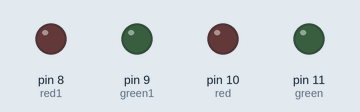
The sketch below on a simulated Arduino Uno, built with avr-gcc and run on an emulated ATmega328P. Shown: output pins drawn as LEDs (lit = HIGH).

Above: at 0.2 s.
At 1.2 s:
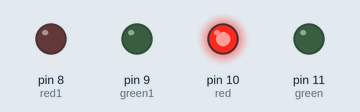
At 2.2 s:
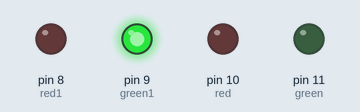
At 4.7 s:
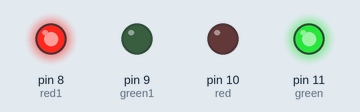
At 7.2 s:
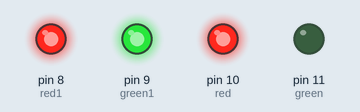
At 9.7 s:
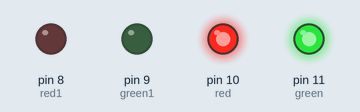
Timing chart, 0 to 10.4 s (numbered marks = the images above):
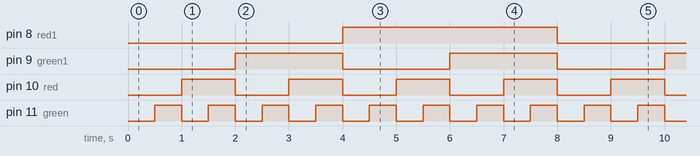

The sketch:

Digital_Counter_0-15.ino
```cpp
int green = 11;
int red = 10;
int green1 = 9;
int red1 = 8;
int late = 500;


void setup() {
  // put your setup code here, to run once:

  pinMode(green, OUTPUT);
  pinMode(red, OUTPUT);
  pinMode(green1, OUTPUT);
  pinMode(red1, OUTPUT);
}

void loop() {
  // put your main code here, to run repeatedly:

  // All will blink in binary form.

  // 0: 0000
  digitalWrite(green, LOW);
  digitalWrite(red, LOW);
  digitalWrite(green1, LOW);
  digitalWrite(red1, LOW);
  delay(late);

  // 1: 0001
  digitalWrite(green, HIGH);
  digitalWrite(red, LOW);
  digitalWrite(green1, LOW);
  digitalWrite(red1, LOW);
  delay(late);

  // 2: 0010
  digitalWrite(green, LOW);
  digitalWrite(red, HIGH);
  digitalWrite(green1, LOW);
  digitalWrite(red1, LOW);
  delay(late);


  // 3: 0011
  digitalWrite(green, HIGH);
  digitalWrite(red, HIGH);
  digitalWrite(green1, LOW);
  digitalWrite(red1, LOW);
  delay(late);


  // 4: 0100
  digitalWrite(green, LOW);
  digitalWrite(red, LOW);
  digitalWrite(green1, HIGH);
  digitalWrite(red1, LOW);
  delay(late);

  // 5: 0101
  digitalWrite(green, HIGH);
  digitalWrite(red, LOW);
  digitalWrite(green1, HIGH);
  digitalWrite(red1, LOW);
  delay(late);

  // 6: 0110
  digitalWrite(green, LOW);
  digitalWrite(red, HIGH);
  digitalWrite(green1, HIGH);
  digitalWrite(red1, LOW);
  delay(late);

  // 7: 0111
  digitalWrite(green, HIGH);
  digitalWrite(red, HIGH);
  digitalWrite(green1, HIGH);
  digitalWrite(red1, LOW);
  delay(late);

    // 8: 1000
  digitalWrite(green, LOW);
  digitalWrite(red, LOW);
  digitalWrite(green1, LOW);
  digitalWrite(red1, HIGH);
  delay(late);

  // 9: 1001
  digitalWrite(green, HIGH);
  digitalWrite(red, LOW);
  digitalWrite(green1, LOW);
  digitalWrite(red1, HIGH);
  delay(late);

  // 10: 1010
  digitalWrite(green, LOW);
  digitalWrite(red, HIGH);
  digitalWrite(green1, LOW);
  digitalWrite(red1, HIGH);
  delay(late);

  // 11: 1011
  digitalWrite(green, HIGH);
  digitalWrite(red, HIGH);
  digitalWrite(green1, LOW);
  digitalWrite(red1, HIGH);
  delay(late);

  // 12: 1100
  digitalWrite(green, LOW);
  digitalWrite(red, LOW);
  digitalWrite(green1, HIGH);
  digitalWrite(red1, HIGH);
  delay(late);

  // 13: 1101
  digitalWrite(green, HIGH);
  digitalWrite(red, LOW);
  digitalWrite(green1, HIGH);
  digitalWrite(red1, HIGH);
  delay(late);

  // 14: 1110
  digitalWrite(green, LOW);
  digitalWrite(red, HIGH);
  digitalWrite(green1, HIGH);
  digitalWrite(red1, HIGH);
  delay(late);

  // 15: 1111
  digitalWrite(green, HIGH);
  digitalWrite(red, HIGH);
  digitalWrite(green1, HIGH);
  digitalWrite(red1, HIGH);
  delay(late);


}
```

Measured:
- by itself, pin 8 (red1): alternates HIGH for 4.0 s and LOW for 4.0 s
- by itself, pin 9 (green1): alternates HIGH for 2.0 s and LOW for 2.0 s
- by itself, pin 10 (red): alternates HIGH for 1.0 s and LOW for 1.0 s
- by itself, pin 11 (green): alternates HIGH for 0.50 s and LOW for 0.50 s
